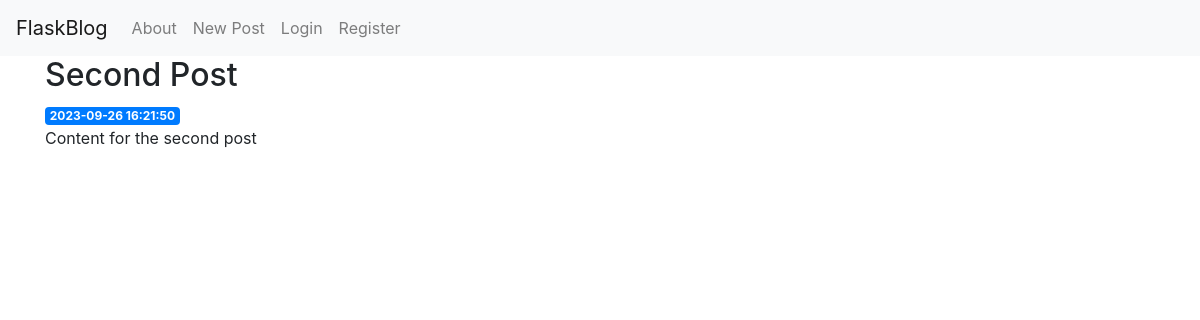
/2, run on the app's committed database.
### tables this page shows
CREATE TABLE posts (
    id INTEGER PRIMARY KEY AUTOINCREMENT,
    created TIMESTAMP NOT NULL DEFAULT CURRENT_TIMESTAMP,
    title TEXT NOT NULL,
    content TEXT NOT NULL
);

### main_menu.py (the view)
@app.route('/<int:post_id>')
def post(post_id):
    post = get_post(post_id)
    return render_template('post.html', post=post)

### main_menu.py (called while the page is built)
def get_db_connection():
    conn = sqlite3.connect('database.db')
    conn.row_factory = sqlite3.Row
    return conn

def get_post(post_id):
    conn = get_db_connection()
    post = conn.execute(f'SELECT * FROM posts WHERE id = {post_id}').fetchone()
    conn.close()
    if post is None:
        abort(404)
    return post

### templates/post.html
{% extends 'base.html' %}
{% block content %}
    <h2>{% block title %} {{ post['title'] }} {% endblock %}</h2>
    <span class="badge badge-primary">{{ post['created'] }}</span>
    <p>{{ post['content'] }}</p>
{% endblock %}

### data on the page
posts: title "Second Post", created "2023-09-26 16:21:50", content "Content for the second post"
